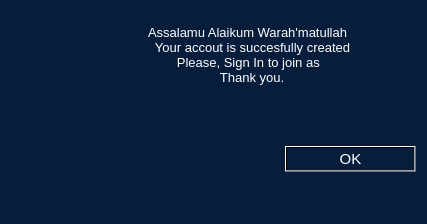
<?xml version="1.0" encoding="UTF-8"?>
<ui version="4.0">
 <class>Done</class>
 <widget class="QDialog" name="Done">
  <property name="geometry">
   <rect>
    <x>0</x>
    <y>0</y>
    <width>427</width>
    <height>224</height>
   </rect>
  </property>
  <property name="windowTitle">
   <string>successful</string>
  </property>
  <property name="windowIcon">
   <iconset resource="resource.qrc">
    <normaloff>:/img/img/done.png</normaloff>:/img/img/done.png</iconset>
  </property>
  <property name="windowOpacity">
   <double>0.900000000000000</double>
  </property>
  <property name="styleSheet">
   <string notr="true">background-color: qlineargradient(spread:pad, x1:0, y1:1, x2:0, y2:1, stop:0 rgba(6, 29, 59, 255));
color: rgb(255, 255, 255);</string>
  </property>
  <layout class="QGridLayout" name="gridLayout">
   <item row="0" column="0">
    <widget class="QLabel" name="label_3">
     <property name="sizePolicy">
      <sizepolicy hsizetype="Minimum" vsizetype="Minimum">
       <horstretch>0</horstretch>
       <verstretch>0</verstretch>
      </sizepolicy>
     </property>
     <property name="styleSheet">
      <string notr="true">image: url(:/img/img/done.png);</string>
     </property>
     <property name="text">
      <string/>
     </property>
    </widget>
   </item>
   <item row="0" column="1" colspan="2">
    <widget class="QLabel" name="label_2">
     <property name="font">
      <font>
       <pointsize>10</pointsize>
      </font>
     </property>
     <property name="text">
      <string>Assalamu Alaikum Warah'matullah
  Your accout is succesfully created
        Please, Sign In to join as
                    Thank you.</string>
     </property>
    </widget>
   </item>
   <item row="1" column="0" colspan="2">
    <spacer name="horizontalSpacer">
     <property name="orientation">
      <enum>Qt::Horizontal</enum>
     </property>
     <property name="sizeHint" stdset="0">
      <size>
       <width>268</width>
       <height>108</height>
      </size>
     </property>
    </spacer>
   </item>
   <item row="1" column="2">
    <widget class="QPushButton" name="pushButton">
     <property name="font">
      <font>
       <pointsize>11</pointsize>
      </font>
     </property>
     <property name="text">
      <string>OK</string>
     </property>
    </widget>
   </item>
  </layout>
 </widget>
 <resources>
  <include location="resource.qrc"/>
 </resources>
 <connections/>
</ui>
